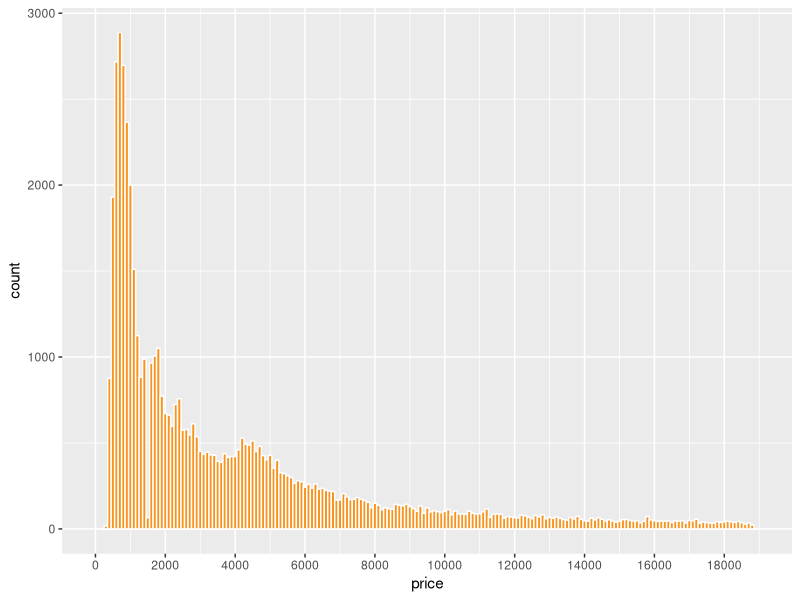
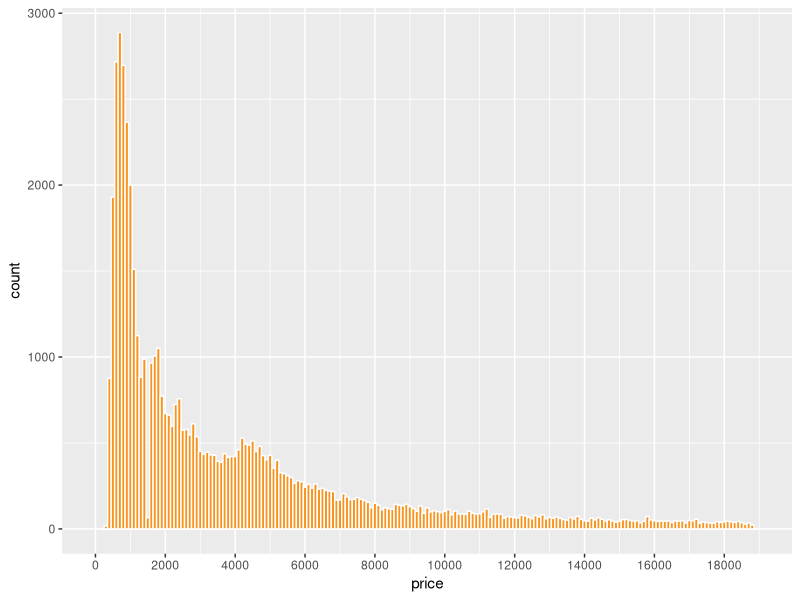

These figures' R source, in order: (Note: this script raises an error after producing the figures.)
# lesson 4 practice

library(ggplot2)

data(diamonds)
?diamonds

summary(diamonds)
summary(names(diamonds))
summary(diamonds$color)
typeof(diamonds$color)

# Create a histogram of the price of
# all the diamonds in the diamond data set.

# TYPE YOUR CODE BELOW THE LINE
# =======================================
ggplot(aes(x = price), data = diamonds) +
  geom_histogram(binwidth = 100, color = I('white'), fill = I('#f79420')) +
  scale_x_continuous(limits = c(0, 19000), breaks = seq(0, 19000, 2000))

summary(diamonds$price)

# how many diamonds cost less than $500?
nrow(subset(diamonds, price < 500))

# how many diamonds cost less than $250?
nrow(subset(diamonds, price < 250))

# how many diamonds cost $15000 or more?
nrow(subset(diamonds, price > 15000 | price == 15000 ))

# Explore the largest peak in the
# price histogram you created earlier.

# Try limiting the x-axis, altering the bin width,
# and setting different breaks on the x-axis.

# There won’t be a solution video for this
# question so go to the discussions to
# share your thoughts and discover
# what other people find.

# You can save images by using the ggsave() command.
# ggsave() will save the last plot created.
# For example...
#                  qplot(x = price, data = diamonds)
#                  ggsave('priceHistogram.png')

# ggsave currently recognises the extensions eps/ps, tex (pictex),
# pdf, jpeg, tiff, png, bmp, svg and wmf (windows only).

# Submit your final code when you are ready.

# TYPE YOUR CODE BELOW THE LINE
# ======================================================================
library(Cairo)

ggplot(aes(x = price), data = diamonds) +
  geom_histogram(binwidth = 100, color = I('white'), fill = I('#f79420')) +
  scale_x_continuous(limits = c(0, 19000), breaks = seq(0, 19000, 2000)) +
  ggsave('diamondPrice.png')

# Break out the histogram of diamond prices by cut.
# You should have five histograms in separate
# panels on your resulting plot.
# TYPE YOUR CODE BELOW THE LINE
# ======================================================
ggplot(aes(x = price), data = diamonds) +
  geom_histogram(binwidth = 100, color = I('white'), fill = I('#f79420')) +
  scale_x_continuous(limits = c(0, 19000), breaks = seq(0, 19000, 1000)) +
  facet_grid(cut ~ .)

# price statistics by cut
by(diamonds$price, diamonds$cut, max)
by(diamonds$price, diamonds$cut, summary, digits = max(getOption('digits')))


# In the two last exercises, we looked at
# the distribution for diamonds by cut.

# Run the code below in R Studio to generate
# the histogram as a reminder.

# ===============================================================

qplot(x = price, data = diamonds) + facet_wrap(~cut)

# ===============================================================

# In the last exercise, we looked at the summary statistics
# for diamond price by cut. If we look at the output table, the
# the median and quartiles are reasonably close to each other.

# diamonds$cut: Fair
#    Min. 1st Qu.  Median    Mean 3rd Qu.    Max. 
#     337    2050    3282    4359    5206   18570 
# ------------------------------------------------------------------------ 
# diamonds$cut: Good
#    Min. 1st Qu.  Median    Mean 3rd Qu.    Max. 
#     327    1145    3050    3929    5028   18790 
# ------------------------------------------------------------------------ 
# diamonds$cut: Very Good
#    Min. 1st Qu.  Median    Mean 3rd Qu.    Max. 
#     336     912    2648    3982    5373   18820 
# ------------------------------------------------------------------------ 
# diamonds$cut: Premium
#    Min. 1st Qu.  Median    Mean 3rd Qu.    Max. 
#     326    1046    3185    4584    6296   18820 
# ------------------------------------------------------------------------ 
# diamonds$cut: Ideal
#    Min. 1st Qu.  Median    Mean 3rd Qu.    Max. 
#     326     878    1810    3458    4678   18810 

# This means the distributions should be somewhat similar,
# but the histograms we created don't show that.

# The 'Fair' and 'Good' diamonds appear to have 
# different distributions compared to the better
# cut diamonds. They seem somewhat uniform
# on the left with long tails on the right.

# Let's look in to this more.

# Look up the documentation for facet_wrap in R Studio.
# Then, scroll back up and add a parameter to facet_wrap so that
# the y-axis in the histograms is not fixed. You want the y-axis to
# be different for each histogram.

# If you want a hint, check out the Instructor Notes.
ggplot(aes(x = price), data = diamonds) +
  geom_histogram(binwidth = 100, color = I('white'), fill = I('#f79420')) +
  scale_x_continuous(limits = c(0, 19000), breaks = seq(0, 19000, 1000)) +
  facet_grid(cut ~ ., scales = "free_y")


# Create a histogram of price per carat
# and facet it by cut. You can make adjustments
# to the code from the previous exercise to get
# started.
# Adjust the bin width and transform the scale
# of the x-axis using log10.
by(diamonds$price/diamonds$carat, diamonds$cut, max)

ggplot(aes(x = price/carat), data = diamonds) +
  geom_histogram(bins = 150, color = I('white'), fill = I('orange')) +
  scale_x_log10(breaks = seq(1000, 15000, 1000)) +
  facet_grid(cut ~ ., scales = "free_y")

  
# Investigate the price of diamonds using box plots,
# numerical summaries, and one of the following categorical
# variables: cut, clarity, or color.

# There won’t be a solution video for this
# exercise so go to the discussion thread for either
# BOXPLOTS BY CLARITY, BOXPLOT BY COLOR, or BOXPLOTS BY CUT
# to share you thoughts and to
# see what other people found.

# You can save images by using the ggsave() command.
# ggsave() will save the last plot created.
# For example...
#                  qplot(x = price, data = diamonds)
#                  ggsave('priceHistogram.png')

# ggsave currently recognises the extensions eps/ps, tex (pictex),
# pdf, jpeg, tiff, png, bmp, svg and wmf (windows only).

# Copy and paste all of the code that you used for
# your investigation, and submit it when you are ready.
# =================================================================
# 在箱线图中，我们将 y 参数作为连续数据，将 x 参数作为分类数据。
by(diamonds$price, diamonds$clarity, summary)
ggplot(aes(y = price, x = clarity), data = diamonds) +
  geom_boxplot() + 
  scale_y_continuous(breaks = seq(0, 18000, 500))

by(diamonds$price, diamonds$color, IQR)


# Investigate the price per carat of diamonds across
# the different colors of diamonds using boxplots.
# Go to the discussions to
# share your thoughts and to discover
# what other people found.

# You can save images by using the ggsave() command.
# ggsave() will save the last plot created.
# For example...
#                  qplot(x = price, data = diamonds)
#                  ggsave('priceHistogram.png')

# ggsave currently recognises the extensions eps/ps, tex (pictex),
# pdf, jpeg, tiff, png, bmp, svg and wmf (windows only).

# Copy and paste all of the code that you used for
# your investigation, and submit it when you are ready.

# SUBMIT YOUR CODE BELOW THIS LINE
# ===================================================================
ggplot(aes(y = price/carat, x = color), data = diamonds) +
  geom_boxplot() +
  scale_y_log10(breaks = seq(1000, 15000, 500))

ggplot(aes(x = carat), data = diamonds) +
  geom_histogram(binwidth = 0.05, color = 'white', fill = 'orange') + 
  scale_x_continuous(limits = c(0, 3), breaks = seq(0, 3, 0.1)) +
  scale_y_continuous(breaks = seq(0, 15000, 1000))

ggplot(aes(x = carat), data = diamonds) +
  geom_freqpoly(binwidth = 0.1, color = 'orange') +
  scale_x_continuous(limits = c(0, 3), breaks = seq(0, 3, 0.1)) +
  scale_y_continuous(breaks = seq(0, 15000, 1000))


# The Gapminder website contains over 500 data sets with information about
# the world's population. Your task is to download a data set of your choice
# and create 2-5 plots that make use of the techniques from Lesson 3.

# You might use a simple histogram, a boxplot split over a categorical variable,
# or a frequency polygon. The choice is yours!

# You can find a link to the Gapminder website in the Instructor Notes.

# Once you've completed your investigation, create a post in the discussions that includes:
#       1. any questions you answered, your observations, and summary statistics
#       2. snippets of code that created the plots
#       3. links to the images of your plots

# You can save images by using the ggsave() command.
# ggsave() will save the last plot created.
# For example...
#                  qplot(x = price, data = diamonds)
#                  ggsave('priceHistogram.png')

# ggsave currently recognises the extensions eps/ps, tex (pictex),
# pdf, jpeg, tiff, png, bmp, svg and wmf (windows only).

# Copy and paste all of the code that you used for
# your investigation, and submit it when you are ready.
# ====================================================================================
